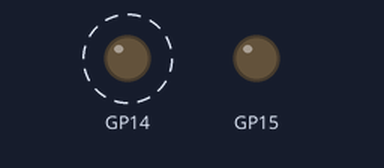
The program below on a simulated Raspberry Pi Pico running MicroPython. On the bench: output pins drawn as LEDs (lit = HIGH). Dashed ring = blinking. At 5.0 s the program stops and its outputs stay as they are.

Above: at 0.5 s.
At 3.5 s:
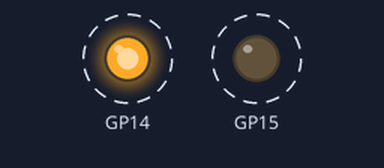
Timing chart, 0 to 4.6 s (numbered marks = the images above):
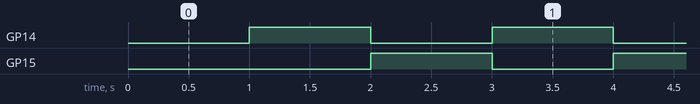

Measured:
- by itself, GP14: alternates HIGH for 1.0 s and LOW for 1.0 s, 4 changes in all, then stays LOW
- by itself, GP15: alternates HIGH for 1.0 s and LOW for 1.0 s

The program:

Test_DualColourLED_Class.py
```python
import DualColourLED
from time import sleep

myLED = DualColourLED.YGColourLED(14,15)

sleep(1)
myLED.TurnYellow()

sleep(1)
myLED.TurnGreen()

sleep(1)
myLED.Invert()

sleep(1)
myLED.Invert()

sleep(1)
myLED.TurnOff()
```

DualColourLED.py
```python
# Control dual colour LED

from machine import Pin

YGOff    = 0
YGYellow = 1
YGGreen  = 2
YGError  = 3

class YGColourLED:

    def __init__(self, yellow, green, initial = YGOff):

        self.YellowPin = Pin(yellow, Pin.OUT, value=0)
        self.GreenPin = Pin(green, Pin.OUT, value=0)

        if initial == YGOff:
            self.TurnOff()
        elif initial == YGYellow:
            self.TurnYellow()
        elif initial == YGGreen:
            self.TurnGreen()
        else:
            raise ValueError('Undefined starting state.')

    def TurnOff(self):
        self.status = YGOff
#         print('Turning off')
        try:
            self.YellowPin.low()
            self.GreenPin.low()
        except:
            self.status = YGError
            raise RuntimeError('Error setting LED off')


    def TurnYellow(self):
        self.status = YGYellow
#         print('Turning yellow')
        try:
            self.YellowPin.high()
            self.GreenPin.low()
        except:
            self.status = YGError
            raise RuntimeError('Error setting LED to yellow')

    def TurnGreen(self):
        self.status = YGGreen
#         print('Turning green')
        try:
            self.YellowPin.low()
            self.GreenPin.high()
        except:
            self.status = YGError
            raise RuntimeError('Error setting LED off')

    def Invert(self):
        if self.status == YGYellow:
#             print('Going to Green')
            self.TurnGreen()
        elif self.status == YGGreen:
#             print('Going to Yellow')
            self.TurnYellow()
        else:
            raise RuntimeError('Cannot invert an off LED')
    
```
